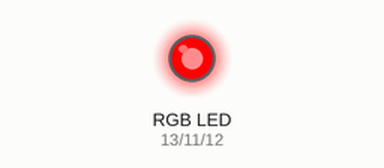
The sketch below on a simulated Arduino Uno, built with avr-gcc and run on an emulated ATmega328P. Parts: an RGB LED mixed from three pins (HIGH = lit).

Above: at 0.5 s.
At 2.5 s:
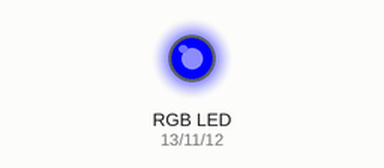
At 4.5 s:
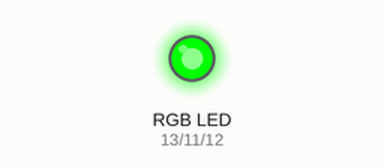
At 5.5 s:
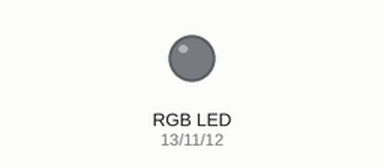
Timing chart, 0 to 7.8 s (numbered marks = the images above):
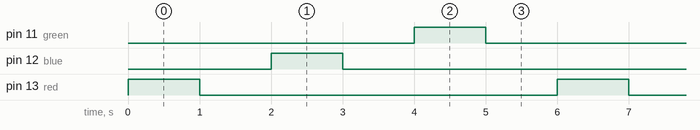

Measured:
- by itself, pin 11 (green), pin 12 (blue), pin 13 (red): alternates HIGH for 1.0 s and LOW for 5.0 s
- by itself, everything shown: repeats every 6.0 s, in 6 steps

The sketch:

RGB_LED_Blinking.ino
```cpp
// C++ code
//RGB LED Blinking
int red=13,blue=12,green=11;
void setup()
{
pinMode(red,OUTPUT);
pinMode(blue,OUTPUT);
pinMode(green,OUTPUT);
}
void loop()
{
  rbgblink();
}
void rbgblink(){
  digitalWrite(red,HIGH);
  delay(1000);
  digitalWrite(red,LOW);
  delay(1000);
   digitalWrite(blue,HIGH);
  delay(1000);
  digitalWrite(blue,LOW);
  delay(1000);
   digitalWrite(green,HIGH);
  delay(1000);
  digitalWrite(green,LOW);
  delay(1000);
}
```
